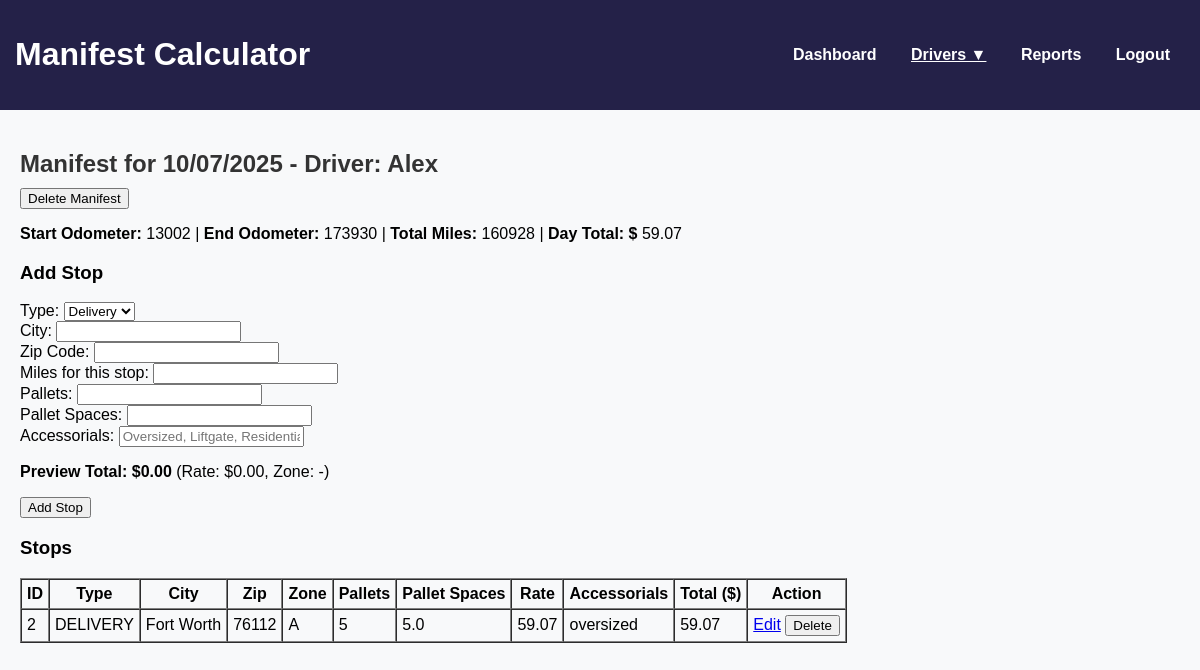
The app's page /manifest/2, older data.
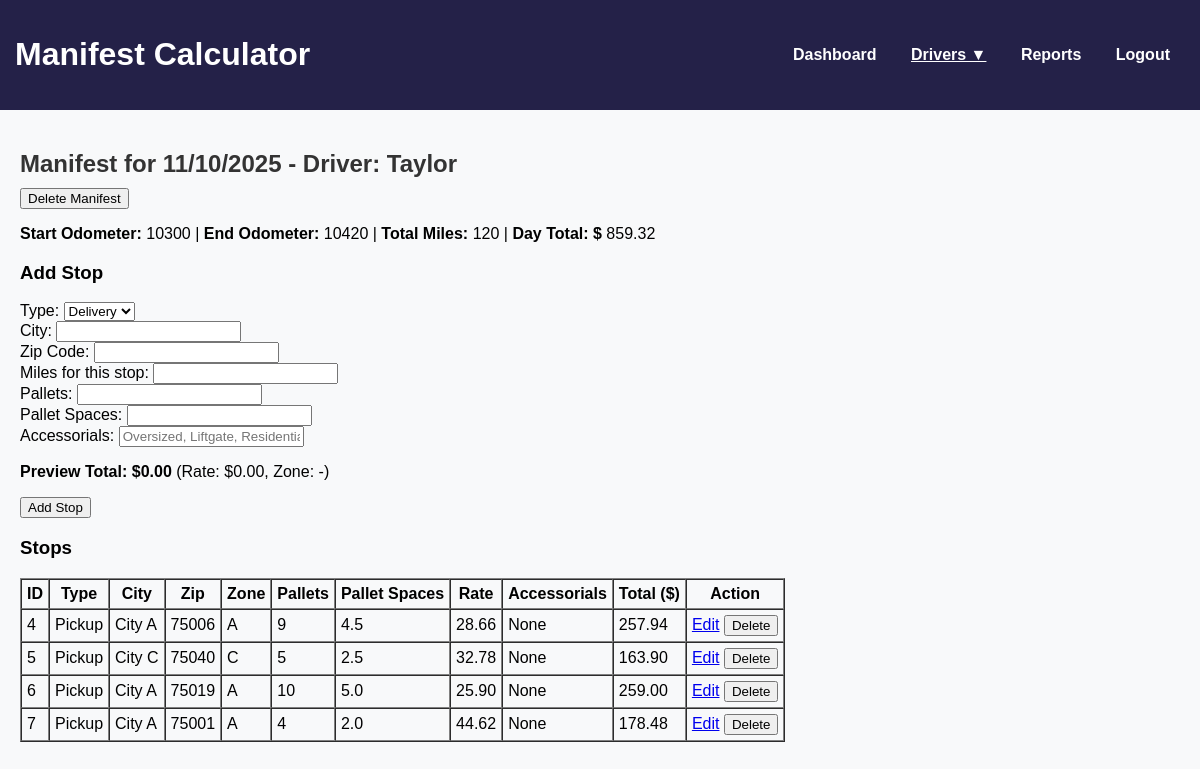
The same page, newer data.
### models.py (models this page shows)
class Manifest(db.Model):
    id = db.Column(db.Integer, primary_key=True)
    driver_id = db.Column(db.Integer, db.ForeignKey('driver.id'), nullable=False)
    date = db.Column(db.Date, nullable=False)
    start_odometer = db.Column(db.Integer)
    end_odometer = db.Column(db.Integer)
    total_miles = db.Column(db.Integer)
    day_total = db.Column(db.Float)  # sum of all stops
    driver = db.relationship('Driver', back_populates='manifests')
    stops = db.relationship('Stop', back_populates='manifest', cascade="all, delete-orphan")

class Driver(db.Model):
    __tablename__ = 'driver'
    id = db.Column(db.Integer, primary_key=True)
    name = db.Column(db.String(50), nullable=False)
    manifests = db.relationship('Manifest', back_populates='driver', cascade="all, delete-orphan")

class Stop(db.Model):
    id = db.Column(db.Integer, primary_key=True)
    manifest_id = db.Column(db.Integer, db.ForeignKey('manifest.id'), nullable=False)
    type = db.Column(db.String(20))   # Delivery / Pickup
    city = db.Column(db.String(100))
    zip_code = db.Column(db.String(10))
    zone = db.Column(db.String(5))
    pallets = db.Column(db.Integer)
    pallet_spaces = db.Column(db.Float)
    miles = db.Column(db.Float, default=0.0)
    rate = db.Column(db.Float)        # lookup from zone table
    accessorials = db.Column(db.String(200))
    total = db.Column(db.Float)       # rate + extras
    manifest = db.relationship('Manifest', back_populates='stops')

### app.py (the view)
@app.route('/manifest/<int:manifest_id>', methods=['GET'])
def manifest_detail(manifest_id):
    manifest = Manifest.query.get_or_404(manifest_id)
    stops = Stop.query.filter_by(manifest_id=manifest_id).order_by(Stop.id.asc()).all()
    return render_template('manifest_detail.html', manifest=manifest, stops=stops, active_page='drivers')

### app.py (called while the page is built)
@app.context_processor
def inject_drivers():
    all_drivers = Driver.query.order_by(Driver.name).all()
    return dict(all_drivers=all_drivers)

### templates/manifest_detail.html (shortened to what this page needs)
{% extends "base.html" %}
{% block content %}
<h2>Manifest for {{ manifest.date.strftime('%m/%d/%Y') }} - Driver: {{ manifest.driver.name }}</h2>
<form method="POST" action="{{ url_for('delete_manifest', manifest_id=manifest.id) }}"
      onsubmit="return confirm('Are you sure you want to delete this entire manifest and all its stops?');">
    <button type="submit" class="btn btn-danger">Delete Manifest</button>
</form>
<p><strong>Start Odometer:</strong> {{ manifest.start_odometer }} |
   <strong>End Odometer:</strong> {{ manifest.end_odometer }} |
   <strong>Total Miles:</strong> {{ manifest.total_miles }} |
   <strong>Day Total: $</strong> {{ "%.2f"|format(manifest.day_total) }}</p>
<h3>Add Stop</h3>
<form id="add-stop-form" method="POST" action="{{ url_for('add_stop', manifest_id=manifest.id) }}">
    <label>Type:</label>
    <select name="type" id="stop-type">
        <option value="DELIVERY">Delivery</option>
    </select><br>
    <label>City:</label>
    <input type="text" name="city" id="stop-city" required><br>
    <label>Zip Code:</label>
    <input type="text" name="zip_code" id="stop-zip" required><br>
    <label>Miles for this stop:</label>
    <input type="number" step="0.1" name="miles" id="stop-miles"><br>
    <label>Pallets:</label>
    <input type="number" name="pallets" id="stop-pallets" required><br>
    <label>Pallet Spaces:</label>
    <input type="number" step="0.5" name="pallet_spaces" id="stop-pallet-spaces" required><br>
    <label>Accessorials:</label>
    <input type="text" name="accessorials" id="stop-accessorials" placeholder="Oversized, Liftgate, Residential"><br>
    <p><strong>Preview Total: $<span id="preview-total">0.00</span></strong> (Rate: $<span id="preview-rate">0.00</span>, Zone: <span id="preview-zone">-</span>)</p>
    <button type="submit">Add Stop</button>
</form>
<h3>Stops</h3>
<table border="1" cellpadding="5" cellspacing="0">
    <thead>
        <tr>
            <th>ID</th>
            <th>Type</th>
            <th>City</th>
            <th>Zip</th>
            <th>Zone</th>
            <th>Pallets</th>
            <th>Pallet Spaces</th>
            <th>Rate</th>
            <th>Accessorials</th>
            <th>Total ($)</th>
            <th>Action</th>
        </tr>
    </thead>
    <tbody>
        {% for stop in stops %}
        <tr>
            <td>{{ stop.id }}</td>
            <td>{{ stop.type }}</td>
            <td>{{ stop.city }}</td>
            <td>{{ stop.zip_code }}</td>
            <td>{{ stop.zone }}</td>
            <td>{{ stop.pallets }}</td>
            <td>{{ stop.pallet_spaces }}</td>
            <td>{{ "%.2f"|format(stop.rate) }}</td>
            <td>{{ stop.accessorials }}</td>
            <td>{{ "%.2f"|format(stop.total) }}</td>
            <td>
                <a href="{{ url_for('edit_stop', stop_id=stop.id, manifest_id=manifest.id) }}" class="btn btn-sm btn-warning">Edit</a>
                <form method="POST" action="{{ url_for('delete_stop', stop_id=stop.id) }}" style="display:inline;">
                    <button type="submit" class="btn btn-sm btn-danger" onclick="return confirm('Are you sure you want to delete this stop?')">Delete</button>
                </form>
            </td>
        </tr>
        {% endfor %}
    </tbody>
</table>
{% endblock %}

Row changes from the older to the newer data that the page shows:
no longer on this page (row unchanged): Driver: driver.name "Alex"
no longer on this page (row edited): Stop: id "2", type "DELIVERY", city "Fort Worth", zip_code "76112", zone "A", pallets "5", pallet_spaces "5.0", rate "59.07", accessorials "oversized", total "59.07"
changed Manifest: date "10/07/2025" → "11/10/2025"; start_odometer "13002" → "10300"; end_odometer "173930" → "10420"; total_miles "160928" → "120"; day_total "59.07" → "859.32"
now on this page (row unchanged): Driver: driver.name "Taylor"
added Stop: id "4", type "Pickup", city "City A", zip_code "75006", zone "A", pallets "9", pallet_spaces "4.5", rate "28.66", accessorials "None", total "257.94"
added Stop: id "5", type "Pickup", city "City C", zip_code "75040", zone "C", pallets "5", pallet_spaces "2.5", rate "32.78", accessorials "None", total "163.90"
added Stop: id "6", type "Pickup", city "City A", zip_code "75019", zone "A", pallets "10", pallet_spaces "5.0", rate "25.90", accessorials "None", total "259.00"
added Stop: id "7", type "Pickup", city "City A", zip_code "75001", zone "A", pallets "4", pallet_spaces "2.0", rate "44.62", accessorials "None", total "178.48"
